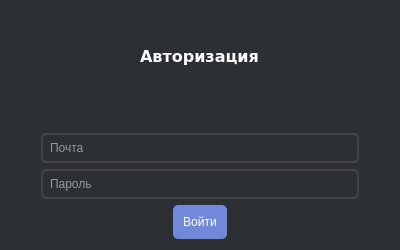
<?xml version="1.0" encoding="UTF-8"?>
<ui version="4.0">
 <class>Form</class>
 <widget class="QWidget" name="Form">
  <property name="geometry">
   <rect>
    <x>0</x>
    <y>0</y>
    <width>400</width>
    <height>250</height>
   </rect>
  </property>
  <property name="minimumSize">
   <size>
    <width>300</width>
    <height>150</height>
   </size>
  </property>
  <property name="maximumSize">
   <size>
    <width>400</width>
    <height>250</height>
   </size>
  </property>
  <property name="windowTitle">
   <string>Form</string>
  </property>
  <property name="styleSheet">
   <string notr="true">QWidget {
    background-color: #2C2F33;  /* Темно-серый фон */
    color: #FFFFFF;             /* Белый текст для контраста */
}</string>
  </property>
  <layout class="QVBoxLayout" name="verticalLayout_2">
   <item>
    <layout class="QVBoxLayout" name="verticalLayout" stretch="1,0,1,1,1">
     <property name="leftMargin">
      <number>30</number>
     </property>
     <property name="rightMargin">
      <number>30</number>
     </property>
     <property name="bottomMargin">
      <number>0</number>
     </property>
     <item alignment="Qt::AlignHCenter">
      <widget class="QLabel" name="label">
       <property name="minimumSize">
        <size>
         <width>0</width>
         <height>0</height>
        </size>
       </property>
       <property name="maximumSize">
        <size>
         <width>200</width>
         <height>200</height>
        </size>
       </property>
       <property name="font">
        <font>
         <family>Verdana</family>
         <pointsize>12</pointsize>
         <weight>75</weight>
         <bold>true</bold>
        </font>
       </property>
       <property name="text">
        <string>Авторизация</string>
       </property>
       <property name="textFormat">
        <enum>Qt::AutoText</enum>
       </property>
       <property name="alignment">
        <set>Qt::AlignCenter</set>
       </property>
      </widget>
     </item>
     <item>
      <widget class="QLabel" name="errorLabel">
       <property name="styleSheet">
        <string notr="true">QLabel#errorLabel {
    color: #FF4D4D;  /* Красный текст ошибки */
    font-size: 9px;
    font-weight: bold;
    padding: 5px;
    background-color: #2C2F33;  /* Темный фон */
    visibility: hidden;         /* Скрыть по умолчанию */
}</string>
       </property>
       <property name="text">
        <string/>
       </property>
      </widget>
     </item>
     <item>
      <widget class="QLineEdit" name="lineEdit">
       <property name="styleSheet">
        <string notr="true">QLineEdit {
    border: 2px solid #444; 
    border-radius: 5px;
    background-color: #2C2F33; 
    color: #FFF;
    padding: 5px;
}
QLineEdit:focus {
    border: 2px solid #7289DA;
}</string>
       </property>
       <property name="placeholderText">
        <string>Почта</string>
       </property>
      </widget>
     </item>
     <item>
      <widget class="QLineEdit" name="lineEdit_2">
       <property name="styleSheet">
        <string notr="true">QLineEdit {
    border: 2px solid #444; 
    border-radius: 5px;
    background-color: #2C2F33; 
    color: #FFF;
    padding: 5px;
}
QLineEdit:focus {
    border: 2px solid #7289DA;
}</string>
       </property>
       <property name="echoMode">
        <enum>QLineEdit::Password</enum>
       </property>
       <property name="placeholderText">
        <string>Пароль</string>
       </property>
      </widget>
     </item>
     <item alignment="Qt::AlignHCenter">
      <widget class="QPushButton" name="pushButton">
       <property name="sizePolicy">
        <sizepolicy hsizetype="Fixed" vsizetype="Fixed">
         <horstretch>0</horstretch>
         <verstretch>0</verstretch>
        </sizepolicy>
       </property>
       <property name="contextMenuPolicy">
        <enum>Qt::NoContextMenu</enum>
       </property>
       <property name="styleSheet">
        <string notr="true">QPushButton {
    background-color: #7289DA; 
    color: #FFF; 
    border-radius: 5px;
    padding: 10px;
}
QPushButton:hover {
    background-color: #5B6EAE;
}
QPushButton:pressed {
    background-color: #4E5E92;
}
</string>
       </property>
       <property name="text">
        <string>Войти</string>
       </property>
      </widget>
     </item>
    </layout>
   </item>
  </layout>
 </widget>
 <resources/>
 <connections/>
</ui>
